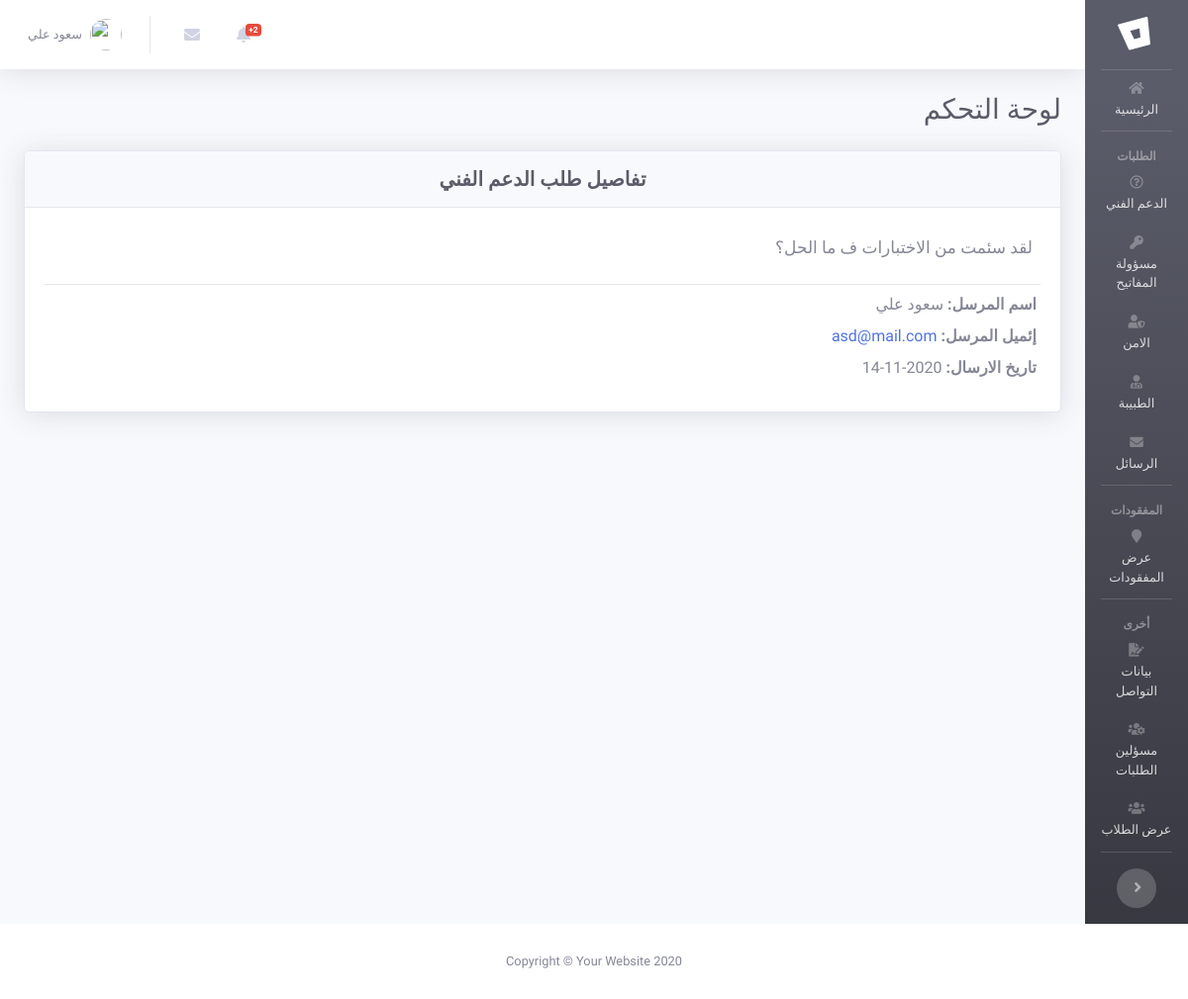
/dashboard/page_details.php?do=support&order_id=12 (signed in), run on the app's committed database.
### tables this page shows
CREATE TABLE `order` (
  `id` int(11) NOT NULL,
  `to_who` varchar(225) NOT NULL,
  `message` text NOT NULL,
  `important` int(11) NOT NULL DEFAULT '0',
  `from_who` int(11) NOT NULL,
  `reared` int(11) NOT NULL DEFAULT '0',
  `date_order` int(225) NOT NULL
);

CREATE TABLE `users` (
  `id` int(11) NOT NULL,
  `name` varchar(225) NOT NULL,
  `email` varchar(225) NOT NULL,
  `password` varchar(225) NOT NULL,
  `roal` int(11) NOT NULL DEFAULT '4',
  `token` varchar(225) NOT NULL,
  `token_end` datetime NOT NULL
);

### dashboard/includes/DataBase.php (called while the page is built, shortened)
<?php
class Database
{
    protected $_db;
    static $_instance;
    private $host = 'localhost';
    private $db_name = 'tvtc_test';
    private $username = 'root';
    private $password = '';
    private function __construct() {
        try{
            $this->_db = new PDO('mysql:host='.$this->host .';dbname='.$this->db_name .';charset=utf8mb4', ''.$this->username .'', ''.$this->password .'', [PDO::ATTR_ERRMODE => PDO::ERRMODE_EXCEPTION,PDO::ATTR_DEFAULT_FETCH_MODE => PDO::FETCH_ASSOC]);
        }catch(PDOException $e){
            $errorId = 6;
            require 'error.php';
            exit;
        }
    }
    public static function getInstance() {
        if (!(self::$_instance instanceof self)) {
            self::$_instance = new self();
        }
        return self::$_instance;
    }
    public function __call ( $method, $args ) {
        if ( is_callable(array($this->_db, $method)) ) {
            return call_user_func_array(array($this->_db, $method), $args);
        }
        else {
            throw new BadMethodCallException('Undefined method Database::' . $method);
        }
    }
}
$conn = Database::getInstance();

### dashboard/page_details.php (the view, shortened to what this page needs)
<?php
if(isset($_GET['do']) and $_GET['order_id']){
    $order_id1 = (int)$_GET['order_id'];
    $do1 = $_GET['do'];
    switch ($do1){
        case 'support':
            $job1 = "الدعم الفني";
            break;
    }
}
?>
<?php include "includes/head.php";?>
<body id="page-top" >
<div id="wrapper">
    <?php include "includes/menu.php" ?>
    <div id="content-wrapper" class="d-flex flex-column">
        <div id="content">
            <nav class="navbar navbar-expand navbar-light bg-white topbar mb-4 static-top shadow">
                <ul class="navbar-nav mr-auto">
                    <?php include "includes/alert.php"?>
                    <?php include "includes/msg.php"?>
                    <?php include "includes/logout-menu.php"?>
                </ul>
            </nav>
            <div class="container-fluid">
                <div class="d-sm-flex align-items-center justify-content-between mb-4">
                    <h1 class="h3 mb-0 text-gray-800 text-right Fonty">لوحة التحكم</h1>
                </div>
                <div class="row" >
                    <div class="col-xl-12 col-md-12 mb-4" dir="rtl">
                        <div class="card shadow mb-4">
                            <div class="card-header py-3">
                                <h5 class="m-0 font-weight-bold text-dark Fonty text-center">تفاصيل طلب  <span><?=$job1?></span></h5>
                            </div>
                            <div class="card-body">
                                <?php
                                $stmt= $conn->prepare("SELECT `order`.`id`, date_order, name, important, email, message FROM `order` JOIN `users` on `order`.from_who = `users`.id WHERE `order`.`id`=:idorder and  `order`.`to_who` = :tohow ");
                                $stmt->bindValue(":idorder", $order_id1);
                                $stmt->bindValue(":tohow", $do1);
                                $stmt->execute();
                                $row = $stmt->fetch();
                                ?>
                                <p class="fonty-par text-right p-2">
                                    <?=$row['message']?>
                                </p>
                                <hr class="sidebar-divider my-0">
                                <div class="p-1 text-right">
                                    <div class="font-weight-bold Fonty pb-2 pt-1 "> اسم المرسل: <span class="font-weight-normal"> <?=$row['name']?></span> </div>
                                    <div class="font-weight-bold Fonty pb-2 ">  إئميل المرسل: <span class="font-weight-normal"><a href="mailto:<?=$row['email']?>"><?=$row['email']?></a></span> </div>
                                    <div class="font-weight-bold Fonty pb-2 "> تاريخ الارسال: <span class="font-weight-normal"><?php echo  date('Y-m-d', $row['date_order'])?></span> </div>
                                </div>
                            </div>
                        </div>
                    </div>
                </div>
            </div>
        </div>
    </div>
</div>
<footer class="sticky-footer bg-white">
    <div class="container my-auto">
        <div class="copyright text-center my-auto">
            <span>Copyright &copy; Your Website 2020</span>
        </div>
    </div>
</footer>
</body>
</html>

### dashboard/css/mystyle.css (style rules this page uses)
.Fonty { font-family: 'Tajawal', sans-serif; }
.fonty-par { font-family: 'Tajawal', sans-serif; font-size: 17px; }

### dashboard/page_details.php (style rules this page uses)
.navbar-nav { padding-right: 0; }
* { font-family: 'Tajawal', sans-serif; }

### data on the page
order: message "لقد سئمت من الاختبارات ف ما الحل؟", from_who.name "سعود علي", from_who.email "asd@mail.com", date_order "2020-11-14"

### other printed values
$count "2"
$_SESSION['dashName:TVTC'] "سعود علي"
$job1 "الدعم الفني"
